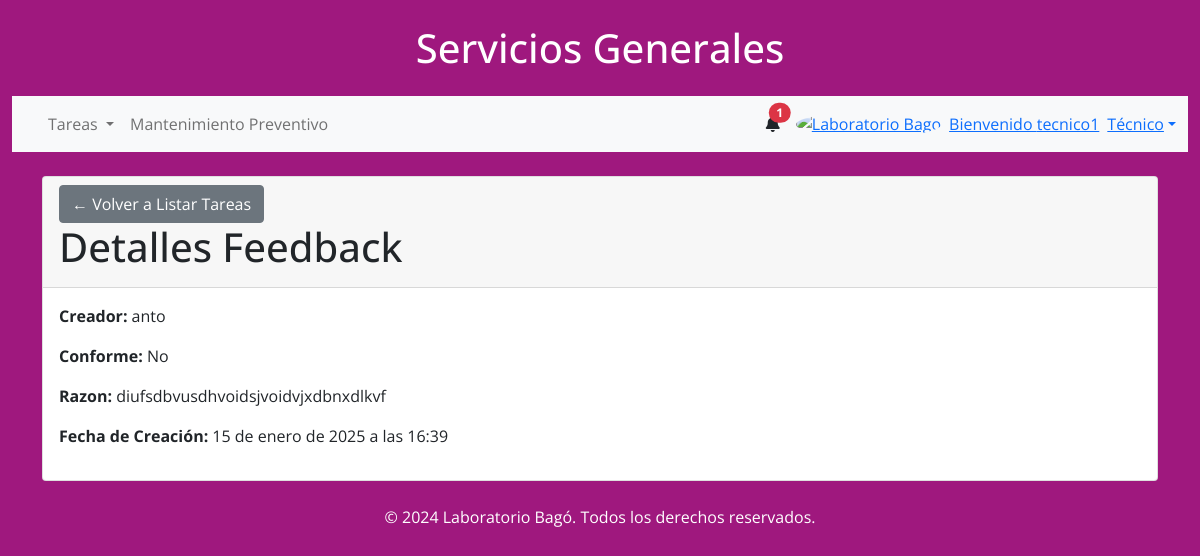
Page /internos/detalle/feedback/2/ (signed in) on the committed database.
### internal_workers/models.py (models this page shows, shortened)
class FeedbackTarea(models.Model):
    tarea = models.OneToOneField(Tarea, on_delete=models.CASCADE)
    aprobado = models.BooleanField()
    comentarios = models.TextField(null=False, blank=True, default="Trabajo aprobado")
    creado_en = models.DateTimeField(auto_now_add=True)
    creado_por = models.ForeignKey(User, on_delete=models.SET_NULL, null=True, blank=True)

### internal_workers/views.py (the view)
# urls.py: path('detalle/feedback/<int:feedback_id>/', detalle_feedback, name='detalle_feedback'),
@login_required
def detalle_feedback(request, feedback_id):
    feedback = get_object_or_404(FeedbackTarea, id=feedback_id)
    return render(request, 'app/detalle/feedback.html', {'feedback': feedback})

### app/context_processors.py (called while the page is built)
def user_groups(request):
    if request.user.is_authenticated:
        username = request.user.username
        grupos = request.user.groups.values_list('name', flat=True)
    else:
        username = None
        grupos = []
    return {
        'username': username,
        'grupos': grupos,
    }

def notificaciones(request):
    if request.user.is_authenticated:
        notificaciones = Notificacion.objects.filter(usuario=request.user, leido=False).order_by('-creado_en')[:3]
    else:
        notificaciones = []
    return {'notificaciones': notificaciones}

### app/templates/app/detalle/feedback.html
{% extends '../base.html' %}
{% block content %}
<div class="card mt-4">
    <div class="card-header">
        <a href="{% url 'listar_tareas' %}" class="btn btn-secondary">
            &#8592; Volver a Listar Tareas
        </a>
        <h1>Detalles Feedback</h1>
    </div>
    <div class="card-body">
        <p><strong>Creador:</strong> {{ feedback.creado_por }}</p>
        <p><strong>Conforme:</strong> {% if feedback.aprobado %}Sí{% else %}No{% endif %}</p>
        <p><strong>Razon:</strong> {{ feedback.comentarios }}</p>
        <p><strong>Fecha de Creación:</strong> {{ feedback.creado_en }}</p>
    </div>
</div>
{% endblock %}

### app/templates/app/base.html (shortened to what this page needs)
{% load static %}
<!DOCTYPE html>
<html lang="es">
    <head>
        <link
          href="https://cdnjs.cloudflare.com/ajax/libs/font-awesome/6.0.0/css/all.min.css"
          rel="stylesheet"
        />
        <link href="https://cdn.jsdelivr.net/npm/bootstrap@5.0.2/dist/css/bootstrap.min.css" rel="stylesheet">
        <link
          href="{% static 'css/style.css' %}"
          rel="stylesheet"
        />
    </head>
<body class="Body-base" style="font-family: 'Open Sans', sans-serif;">
    <div class="container-fluid">
    <header class="text-center my-4">
        <h1>Servicios Generales</h1>
    </header>
    <nav class="navbar navbar-expand-lg navbar-light bg-light">
        <div class="container-fluid">
            {% if user.is_authenticated %}
            <div class="collapse navbar-collapse" id="navbarSupportedContent">
                <ul class="navbar-nav me-auto mb-2 mb-lg-0">
                    {% if 'Supervisor' in grupos or 'Operario' in grupos or 'Técnico' in grupos %}
                    <li class="nav-item dropdown">
                        <a class="nav-link dropdown-toggle" href="#" id="tareasDropdown" role="button"
                           data-bs-toggle="dropdown" aria-expanded="false">
                            Tareas
                        </a>
                    </li>
                    {% endif %}
                    {% if 'Supervisor' in grupos or 'Técnico' in grupos or 'Externo' in grupos %}
                    <li class="nav-item">
                        <a class="nav-link" href="{% url 'lista_mantenimiento' %}">Mantenimiento Preventivo</a>
                    </li>
                    {% endif %}
                </ul>
            </div>
            <div class="d-flex align-items-center">
                <div class="dropdown">
                    <a
                        class="text-reset me-3 position-relative"
                        id="navbarDropdownMenuLink"
                        role="button"
                        data-bs-toggle="dropdown"
                        aria-expanded="false"
                        aria-label="Notifications"
                    >
                        <i class="fas fa-bell" aria-hidden="true"></i>
                        <span class="position-absolute top-0 start-100 translate-middle badge rounded-pill bg-danger">
                            {{ notificaciones|length }}
                        </span>
                    </a>
                </div>
            </div>
                <div class="dropdown">
                    <a
                        class="dropdown-toggle d-flex align-items-center"
                        href="#"
                        id="navbarDropdownMenuAvatar"
                        role="button"
                        data-bs-toggle="dropdown"
                        aria-expanded="false"
                    >
                        <img
                            src="https://bagochile.cl/wp-content/uploads/2023/05/cropped-SIMBOLO-LOGO-BAGO-OFF.jpg"
                            class="rounded-circle"
                            height="25"
                            alt="Laboratorio Bago"
                            loading="lazy"
                        />
                        {% if username %}
                        <span class="ms-2">Bienvenido {{ username }}</span>
                        {% if user.is_superuser %}
                            <span class="ms-2">Admin</span>
                        {% else %}
                            {% if grupos %}
                                {% for grupo in grupos %}
                                    <span class="ms-2">{{ grupo }}</span>
                                {% endfor %}
                            {% else %}
                                <span class="ms-2">Sin Rol Asignado</span>
                            {% endif %}
                        {% endif %}
                    {% endif %}
                    </a>
                </div>
                {% else %}
                <div>
                    <a href="{% url 'login' %}" class="btn btn-outline btn-rounded">Login</a>
                    <a href="{% url 'registro' %}" class="btn btn-outline btn-rounded">Registrarse</a>
                </div>
                {% endif %}
            </div>
        </div>
    <div class="container my-4">
        {% block content %}{% endblock content %}
    </div>
    <footer class="text-center mt-4">
        <p>&copy; 2024 Laboratorio Bagó. Todos los derechos reservados.</p>
    </footer>
{% load sweetify %}
</body>
</html>

### app/static/css/style.css (style rules this page uses)
.Body-base { background-color: #9f187e; }
header { color: white !important; }
footer { color: white !important; }

### rows in the picture
FeedbackTarea: creado_por "anto", comentarios "diufsdbvusdhvoidsjvoidvjxdbnxdlkvf", creado_en "15 de enero de 2025 a las 16:39"

### other values in the picture
{{ notificaciones|length }} "1"
{{ username }} "tecnico1"
{{ grupo }} "Técnico"
